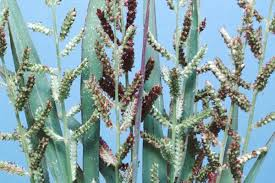
#> input picture backend/uploads/images (4).jpg, 275 x 183 px
$ python -i video_tracking.py   (imports and definitions only)
#> lines starting #> are read from the running program, lines starting #| are printed output that depends on the picture
try:
    import cv2 as _cv2
    import numpy as _np

    _HAS_OPENCV = True
except ImportError:
    _HAS_OPENCV = False
    _cv2 = None
    _np = None


class MotionDetectionSkipper:
    def __init__(self, motion_threshold: float = 2.0, min_changed_pixels: int = 1000):
        self.motion_threshold = motion_threshold
        self.min_changed_pixels = min_changed_pixels
        self.prev_frame = None
        self.total_frames = 0
        self.skipped_frames = 0
        self.motion_frames = 0

        if not _HAS_OPENCV:
            print('Warning: OpenCV not available, motion detection disabled')

    def has_motion(self, frame_path: str) -> bool:
#> called with frame_path = '../../uploads/images (4).jpg'
        if not _HAS_OPENCV or _cv2 is None:
            return True

        self.total_frames += 1

        try:
            current_frame = _cv2.imread(frame_path, _cv2.IMREAD_GRAYSCALE)
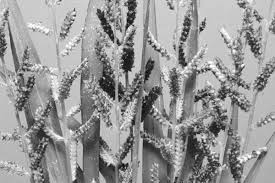
#> current_frame: shape (183, 275); min 2, max 255, mean 152
            if current_frame is None:
                print(f'Warning: Failed to read frame {frame_path}')
                return True

            if self.prev_frame is None:
                self.prev_frame = current_frame
                self.motion_frames += 1
                return True

            if current_frame.shape != self.prev_frame.shape:
                current_frame = _cv2.resize(current_frame, (self.prev_frame.shape[1], self.prev_frame.shape[0]))

            diff = _cv2.absdiff(self.prev_frame, current_frame)
            _, thresh = _cv2.threshold(diff, self.motion_threshold, 255, _cv2.THRESH_BINARY)
            changed_pixels = _np.sum(thresh > 0)

            self.prev_frame = current_frame

            has_motion = changed_pixels >= self.min_changed_pixels

            if has_motion:
                self.motion_frames += 1
            else:
                self.skipped_frames += 1

            return has_motion

        except Exception as e:
            print(f'Error in motion detection: {e}')
            return True

    # [14 lines left out: functions reset, get_stats, not called in this run]


class ObjectTracker:
    # [146 lines left out: functions __init__, _create_tracker, update, _calculate_iou, not called in this run]

    def reset(self):
        self.active_tracks = []
        self.next_track_id = 0


class TemporalConsistencyFilter:
    # [42 lines left out: functions __init__, filter, not called in this run]

    def reset(self):
        self.detection_history = {}
        self.current_frame_idx = 0


class BackgroundSubtractor:
    # [60 lines left out: functions __init__, is_moving, reset, not called in this run]

>>> result = MotionDetectionSkipper().has_motion('../../uploads/images (4).jpg')
